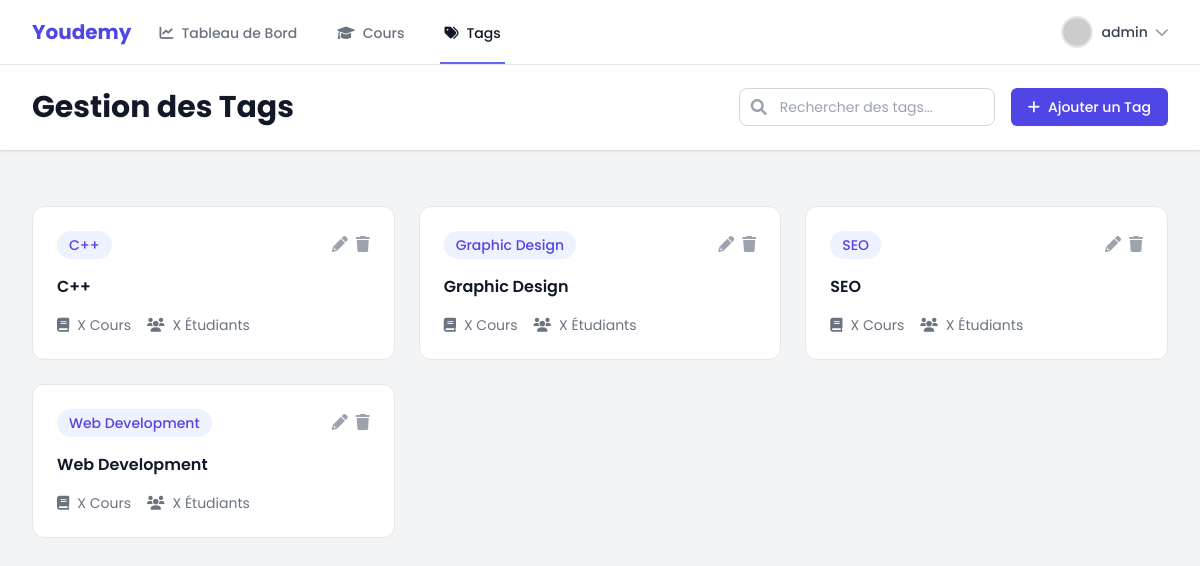
Page /views/admin/gestionTag.php (signed in) on the committed database.
### tables this page shows
CREATE TABLE tags (
    id_tag INT PRIMARY KEY AUTO_INCREMENT,
    nom VARCHAR(50) NOT NULL UNIQUE
);

### models/Tag.php (called while the page is built, shortened)
<?php
class Tag
{
    public function getAllTags()
    {
        $db = Database::getInstance();
        $conn = $db->getConnection();
        $stmt = $conn->prepare("SELECT id_tag, nom FROM tags");
        $stmt->execute();
        return $stmt->fetchAll(PDO::FETCH_ASSOC);
    }
}

### views/admin/gestionTag.php (the view, shortened to what this page needs)
<?php
require_once __DIR__ . '/../../models/Tag.php';
?>
<!DOCTYPE html>
<html lang="fr" class="h-full bg-gray-100">
<head>
    <script src="https://cdn.tailwindcss.com"></script>
    <link rel="stylesheet" href="https://cdnjs.cloudflare.com/ajax/libs/font-awesome/6.0.0/css/all.min.css">
</head>
<body class="h-full">
    <div class="min-h-full">
        <nav class="bg-white border-b border-gray-200 fixed w-full z-30 top-0">
            <div class="max-w-7xl mx-auto px-4 sm:px-6 lg:px-8">
                <div class="flex justify-between h-16">
                    <div class="flex">
                        <div class="flex-shrink-0 flex items-center">
                            <h2 class="text-xl font-bold text-indigo-600">Youdemy</h2>
                        </div>
                        <div class="hidden sm:ml-6 sm:flex sm:space-x-8">
                            <a href="dashboard.php" class="border-transparent text-gray-500 hover:border-gray-300 hover:text-gray-700 inline-flex items-center px-1 pt-1 border-b-2 text-sm font-medium transition-colors duration-200">
                                <i class="fas fa-chart-line mr-2"></i>
                                Tableau de Bord
                            </a>
                            <a href="all_courses.php" class="border-transparent text-gray-500 hover:border-gray-300 hover:text-gray-700 inline-flex items-center px-1 pt-1 border-b-2 text-sm font-medium transition-colors duration-200">
                                <i class="fas fa-graduation-cap mr-2"></i>
                                Cours
                            </a>
                            <a href="#" class="border-indigo-500 text-gray-900 inline-flex items-center px-1 pt-1 border-b-2 text-sm font-medium">
                                <i class="fas fa-tags mr-2"></i>
                                Tags
                            </a>
                        </div>
                    </div>
                    <div class="hidden sm:ml-6 sm:flex sm:items-center">
                        <div class="ml-3 relative">
                            <div class="flex items-center">
                                <button type="button" class="bg-white flex text-sm rounded-full focus:outline-none focus:ring-2 focus:ring-offset-2 focus:ring-indigo-500 items-center" id="user-menu-button" aria-expanded="false" aria-haspopup="true" onclick="toggleProfileDropdown()">
                                    <img class="h-8 w-8 rounded-full object-cover border-2 border-gray-200" src="https://ui-avatars.com/api/?name=<?php echo urlencode($_SESSION['user']['nom']); ?>&background=random" alt="">
                                    <span class="ml-2 text-gray-700 font-medium"><?php echo htmlspecialchars($_SESSION['user']['nom']); ?></span>
                                    <i class="fas fa-chevron-down ml-2 text-gray-400"></i>
                                </button>
                            </div>
                        </div>
                    </div>
                </div>
            </div>
        </nav>
        <header class="bg-white shadow mt-16">
            <div class="max-w-7xl mx-auto py-6 px-4 sm:px-6 lg:px-8">
                <div class="md:flex md:items-center md:justify-between">
                    <div class="flex-1 min-w-0">
                        <h1 class="text-3xl font-bold text-gray-900">Gestion des Tags</h1>
                    </div>
                    <div class="mt-4 flex md:mt-0 md:ml-4">
                        <div class="relative mr-4">
                            <input type="text" placeholder="Rechercher des tags..." class="w-64 pl-10 pr-4 py-2 border border-gray-300 rounded-lg text-sm focus:outline-none focus:ring-2 focus:ring-indigo-500">
                            <div class="absolute inset-y-0 left-0 pl-3 flex items-center pointer-events-none">
                            </div>
                        </div>
                        <button onclick="openModal()" class="inline-flex items-center px-4 py-2 border border-transparent rounded-md shadow-sm text-sm font-medium text-white bg-indigo-600 hover:bg-indigo-700 focus:outline-none focus:ring-2 focus:ring-offset-2 focus:ring-indigo-500">
                            <i class="fas fa-plus mr-2"></i>
                            Ajouter un Tag
                        </button>
                    </div>
                </div>
            </div>
        </header>
        <main class="max-w-7xl mx-auto py-6 sm:px-6 lg:px-8">
            <div class="tag-grid">
                <?php
                $tag = new Tag();
                $tags = $tag->getAllTags();
                foreach ($tags as $tagData): ?>
                    <div class="bg-white rounded-xl border border-gray-200 p-6 hover:shadow-lg transition-all duration-300">
                        <div class="flex items-center justify-between mb-4">
                            <span class="px-3 py-1 rounded-full bg-indigo-50 text-indigo-600 text-sm font-medium">
                                <?php echo htmlspecialchars($tagData['nom']); ?>
                            </span>
                            <div class="flex items-center gap-2">
                                <button class="text-gray-400 hover:text-gray-500 transition-colors duration-200"
                                        onclick="openEditModal(<?php echo $tagData['id_tag']; ?>, '<?php echo htmlspecialchars($tagData['nom']); ?>')">
                                    <i class="fas fa-pencil"></i>
                                </button>
                                <button class="text-gray-400 hover:text-red-500 transition-colors duration-200"
                                        onclick="deleteTag(<?php echo $tagData['id_tag']; ?>)">
                                    <i class="fas fa-trash"></i>
                                </button>
                            </div>
                        </div>
                        <h3 class="font-semibold text-gray-900"><?php echo htmlspecialchars($tagData['nom']); ?></h3>
                        <div class="mt-4">
                            <div class="flex items-center gap-4 text-sm text-gray-500">
                                <span class="flex items-center">
                                    <i class="fas fa-book mr-2"></i>
                                    X Cours
                                </span>
                                <span class="flex items-center">
                                    <i class="fas fa-users mr-2"></i>
                                    X Étudiants
                                </span>
                            </div>
                        </div>
                        </div>
                <?php endforeach; ?>
            </div>
        </main>
    </div>
</body>
</html>

### views/admin/gestionTag.php (style rules this page uses)
body { font-family: 'Poppins', sans-serif; }
.tag-grid { display: grid; grid-template-columns: repeat(auto-fill, minmax(300px, 1fr)); gap: 1.5rem; }

### rows in the picture
tags: nom "C++"
tags: nom "Graphic Design"
tags: nom "SEO"
tags: nom "Web Development"

### other values in the picture
$_SESSION['user']['nom'] "admin"
